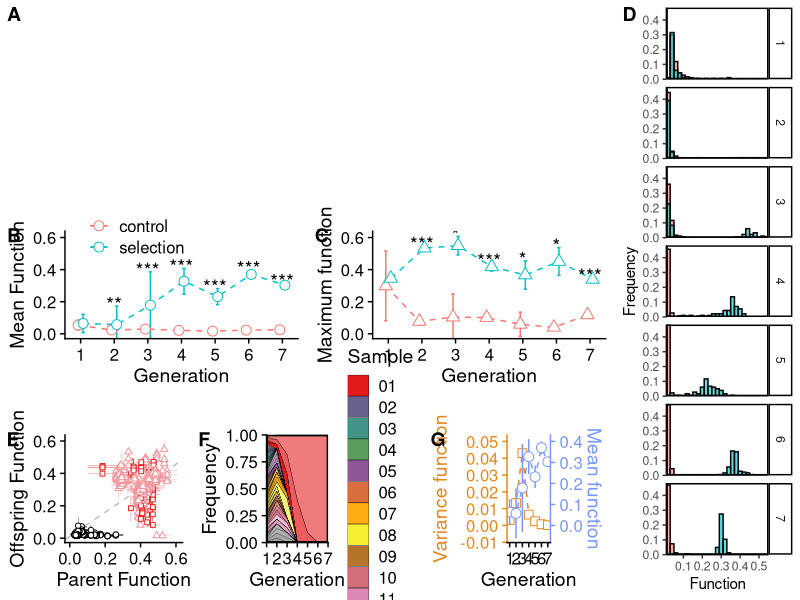
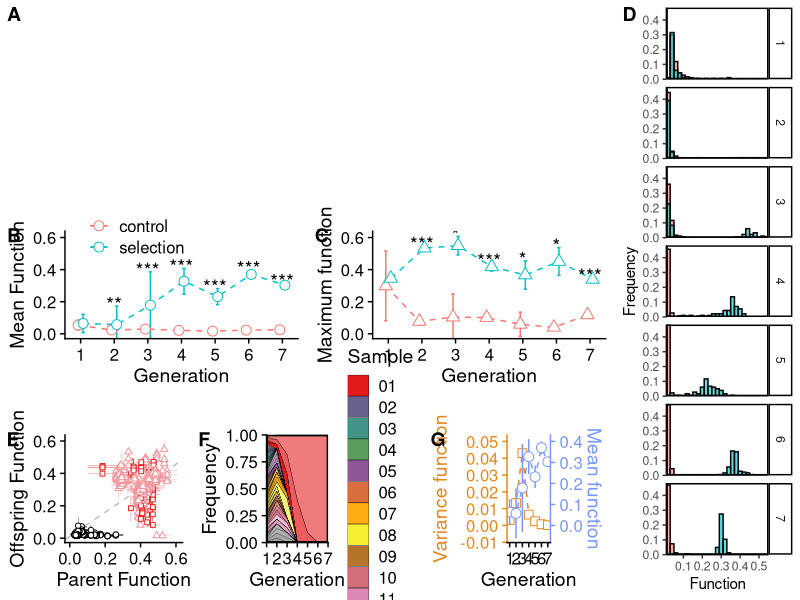

R code for these plots, in order:
#' This script makes figure from the farmer E coli

library(tidyverse)
library(data.table)
library(cowplot)

df_farmer_func <- fread("../data/temp/df_farmer_func.txt") %>% as_tibble
df_farmer_func_mean <- fread("../data/temp/df_farmer_func_mean.txt") %>% as_tibble
df_farmer_func_mean_star <- fread("../data/temp/df_farmer_func_mean_star.txt") %>% as_tibble
df_farmer_func_max <- fread("../data/temp/df_farmer_func_max.txt") %>% as_tibble
df_farmer_func_max_star <- fread("../data/temp/df_farmer_func_max_star.txt") %>% as_tibble
df_muller <- fread("../data/temp/df_muller.txt") %>% as_tibble()
#df_farmer_ttest_mean <- fread("../data/temp/df_farmer_ttest_mean.txt") %>% as.tibble %>% select(Transfer, Asterisk)
#df_farmer_ttest_max <- fread("../data/temp/df_farmer_ttest_max.txt") %>% as.tibble %>% select(Transfer, Asterisk)
df_farmer_heritability <- fread("../data/temp/df_farmer_heritability.txt")
df_farmer_heritability_stat_collapsed <- fread("../data/temp/df_farmer_heritability_stat_collapsed.txt")

# Panel A. Cartoon
#p_cartoon <-  ggdraw() + draw_label(label = "cartoon", x = .5, y = .5, color = "black")
p_cartoon <- ggdraw() + draw_image("../data/experimental_scheme/Figure2A.png")


# Panel B. Mean function
p_B <- df_farmer_func_mean %>%
    ggplot(aes(x = Transfer, y = MeanCommunityFunction, color = Experiment, group = Experiment)) +
    geom_errorbar(aes(x=Transfer, ymin = MeanCommunityFunction-SdCommunityFunction, ymax = MeanCommunityFunction+SdCommunityFunction),
                  width = .2, position = position_dodge(0.3)) +
    geom_line(linetype = 2,position = position_dodge(0.3)) +
    geom_point(shape = 21, fill = "white", size = 3, position = position_dodge(0.3)) +
    # Add asterisk
    geom_text(data = df_farmer_func_mean_star, inherit.aes = F, aes(x = Transfer, y = AsteriskLocation, label = Asterisk), size = 5, color = "black") +
    coord_cartesian(ylim=c(0, 0.61)) +
    scale_x_continuous(breaks = 1:7) +
    scale_color_discrete(labels = c("control", "selection")) +
    theme_cowplot() +
    theme(legend.position = c(0.1, 0.95), legend.title = element_blank()) +
    labs(x = "Generation", y = "Mean Function")


# Panel C. Maximum function
p_C <- df_farmer_func_max %>%
    ggplot(aes(x = Transfer, y = MeanFunction, color = Experiment, group = Experiment)) +
    geom_errorbar(aes(x=Transfer, ymin = MeanFunction-SdFunction, ymax = MeanFunction+SdFunction),
                  width = .2, position = position_dodge(0.3)) +
    geom_line(linetype = 2, position = position_dodge(0.3)) +
    geom_point(shape = 24, fill = "white", size = 3, position = position_dodge(0.3)) +
    # Add asterisk
    geom_text(data = df_farmer_func_max_star, inherit.aes = F, aes(x = Transfer, y = AsteriskLocation, label = Asterisk), size = 5, color = "black") +
    scale_x_continuous(breaks = 1:7) +
    coord_cartesian(ylim=c(0, 0.61)) +
    theme_cowplot() +
    theme(legend.position = "none", legend.title = element_blank()) +
    labs(x = "Generation", y = "Maximum function")

# Panel D. Histogram
p_D <- df_farmer_func %>%
    ggplot() +
    geom_histogram(aes(x = MeanFunction, y=(..count..)/tapply(..count..,..PANEL..,sum)[..PANEL..], fill = Experiment),
                   color = 1, alpha = 0.6, binwidth = 0.02, position = position_identity()) +
    scale_x_continuous(expand = c(0,0)) +
    scale_y_continuous(expand = c(0,0)) +
    scale_fill_discrete(labels = c("control", "selection")) +
    facet_grid(Transfer~.,
               labeller = labeller(Transfer = paste0(1:7) %>% setNames(1:7))) +
    theme_classic() +
    theme(legend.position ="none", legend.title = element_blank(),
          legend.background = element_blank(),
          strip.background = element_rect(fill = "NA", color = 1)) +
    labs(x = "Function", y = "Frequency") +
    panel_border(color = "black")

# Panel E. Heritability
p_E <- df_farmer_heritability %>%
    ggplot(aes(x = ParentFunction, y = OffspringFunction, color = Origin, shape = Origin)) +
    geom_abline(size = .5, linetype = 2, color = "grey", slope = df_farmer_heritability_stat_collapsed$estimate[2], intercept = df_farmer_heritability_stat_collapsed$estimate[1]) +
    geom_errorbar(size = .1, aes(ymin = OffspringFunction-OffspringFunctionSd, ymax = OffspringFunction+OffspringFunctionSd)) +
    geom_errorbarh(size = .1, aes(xmin = ParentFunction-ParentFunctionSd, xmax = ParentFunction+ParentFunctionSd)) +
    geom_point(fill = "white") +
    scale_color_manual(values = c("black", "#F3949B", "#E4211D")) +
    scale_shape_manual(values = c(21, 24, 22)) +
    theme_cowplot() +
    theme(panel.grid = element_blank(), legend.position = "none") +
    labs(x = "Parent Function", y = "Offspring Function")


# Panel F. Muller diagram
getPalette = colorRampPalette(RColorBrewer::brewer.pal(9, "Set1"))
p_F <- df_muller %>%
    extract(col = Community, into = c("Replicate", "Sample"), regex = "(\\w)(\\d+)", remove = F) %>%
    extract(col = Transfer, into = "Transfer", regex = "T(\\d+)", remove = T) %>%
    mutate(Transfer = as.numeric(Transfer)) %>%
    ggplot(aes(x = Transfer, y = Frequency, fill = Sample, alpha = Replicate)) +
    geom_area(color = "black", size = .1) +
    scale_x_continuous(expand = c(0,0)) +
    scale_y_continuous(expand = c(0,0)) +
    scale_fill_manual(values =  getPalette(12)) +
    scale_alpha_manual(values = seq(0.5, 1, length.out = 8)) +
    theme_cowplot() +
    theme(legend.position = "right") +
    guides(alpha = F) +
    panel_border(color = "black") +
    labs(x = "Generation", y = "Frequency")

# Panel G. Varirance versus mean
df_farmer_func_var <- df_farmer_func %>%
    select(Transfer, Experiment, Media, CommunityFunction = MeanFunction) %>%
    group_by(Transfer, Experiment) %>%
    summarize(VarCommunityFunction = var(CommunityFunction), MeanCommunityFunction = mean(CommunityFunction), SdCommunityFunction = sd(CommunityFunction)) %>%
    filter(Experiment == "expt")

ylim.prim <- c(0, 0.05)   # in this example, var
ylim.sec <- c(0, 0.4)    # in this example, mean
b <- diff(ylim.prim)/diff(ylim.sec)
a <- b*(ylim.prim[1] - ylim.sec[1])
mycolors = c(left = "#E7861B", right = "#7997FF") # #00BFC4

p_G <- df_farmer_func_var %>%
    ggplot(aes(x = Transfer)) +
    # Var, primary axis
    geom_line(aes(y = VarCommunityFunction, group = Experiment), linetype = 2, color = mycolors["left"]) +
    geom_point(aes(y = VarCommunityFunction, group = Experiment), shape = 22, fill = "white", size = 3, color = mycolors["left"]) +
    # Mean, secondary axis
    geom_errorbar(aes(x=Transfer, ymin = a + b * (MeanCommunityFunction-SdCommunityFunction), ymax = a + b * (MeanCommunityFunction+SdCommunityFunction)),
                  width = .2, position = position_dodge(0.01), color = mycolors["right"]) +
    geom_line(aes(y = a + b * MeanCommunityFunction, group = Experiment), linetype = 2, color = mycolors["right"]) +
    geom_point(aes(y = a + b * MeanCommunityFunction, group = Experiment), shape = 21, fill = "white", size = 3, color = mycolors["right"]) +
    scale_x_continuous(breaks = 1:7) +
    scale_y_continuous("Variance function", sec.axis = sec_axis(~ (. - a)/b, name = "Mean function")) +
    theme_cowplot() +
    theme(legend.position = "top", legend.title = element_blank(),
          axis.title.y = element_text(color = mycolors["left"]),
          axis.text.y = element_text(color = mycolors["left"]),
          axis.line.y = element_line(color = mycolors["left"]),
          axis.ticks.y = element_line(color = mycolors["left"]),
          axis.title.y.right = element_text(color = mycolors["right"]),
          axis.text.y.right = element_text(color = mycolors["right"]),
          axis.line.y.right = element_line(color = mycolors["right"]),
          axis.ticks.y.right = element_line(color = mycolors["right"])
    ) +
    labs(x = "Generation")



# Put together panels
p_BC <- plot_grid(plotlist = list(p_B, p_C), nrow = 1, labels = c("B", "C"), align = "hv", greedy = T)
p_EFG <- plot_grid(plotlist = list(p_E, p_F, p_G), nrow = 1, labels = c("E", "F", "G"), rel_widths = c(2.5,3,2.5))
p_left_column <- plot_grid(plotlist = list(p_cartoon, NULL, p_BC, NULL, p_EFG), ncol = 1, labels = c("A", "", ""), rel_heights = c(3.5, 0.3, 3, 0.5, 3))
p <- plot_grid(p_left_column, p_D, ncol = 2, labels = c("", "D"), rel_widths = c(5, 1.5))

ggsave("../figure/Fig2.png", plot = p, width = 14, height = 10)
ggsave("../figure/Fig2.pdf", plot = p, width = 14, height = 10)

